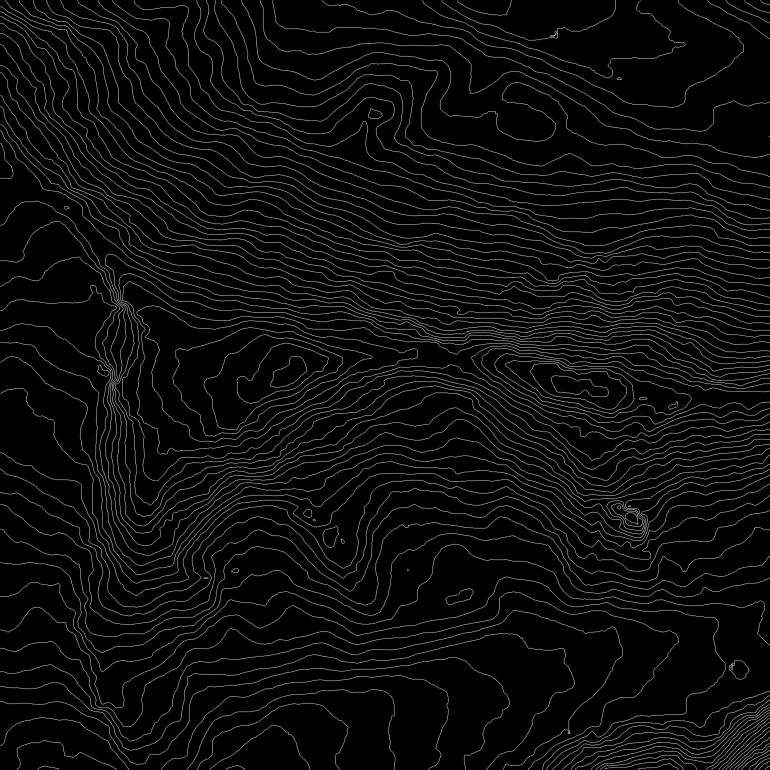
#> input picture contour_map/generated_maps/contour_final.png, 2310 x 2310 px (shown at 1/3 size)
$ python 2-generate-final-map.py
#> lines starting #> are read from the running program, lines starting #| are printed output that depends on the picture
import matplotlib.pyplot as plt
import matplotlib.image as mpimg
import os

# --- 1. SET YOUR PARAMETERS HERE ---

# Input files (Update these paths to match your folder structure)
# CONTOUR_MAP_FILE = 'generated_maps/submission-dark-mode-30-1.png'
CONTOUR_MAP_FILE = 'generated_maps/contour_final.png'
LAKE_OVERLAY_FILE = '../data/output/visualization_lakes_red_transparent.png'

# Output file
OUTPUT_FILE = 'generated_maps/submission_combined_contour_lake_map-2.png'

# Settings from your other script
BACKGROUND_COLOR = '#000000' # Black background
EXPORT_DPI = 300

# --- 2. THE SCRIPT ---
print("--- Starting Image Overlay ---")

# Create output directory if it doesn't exist
output_dir = os.path.dirname(OUTPUT_FILE)
if output_dir and not os.path.exists(output_dir):
    os.makedirs(output_dir)
    print(f"Created directory: {output_dir}")

# --- 3. Read the images ---
print(f"Reading base map: {CONTOUR_MAP_FILE}")
contour_img = mpimg.imread(CONTOUR_MAP_FILE)
#> contour_img is the input picture: shape (2310, 2310, 3) float32; min 0, max 1, mean 0.0422

print(f"Reading overlay: {LAKE_OVERLAY_FILE}")
lake_img = mpimg.imread(LAKE_OVERLAY_FILE)
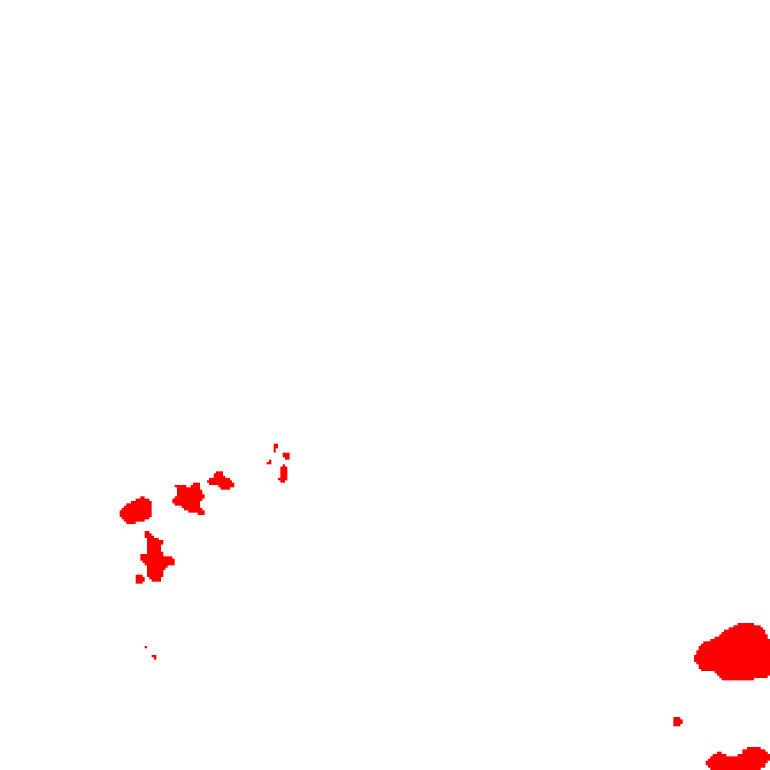
#> input picture data/output/visualization_lakes_red_transparent.png, 2310 x 2310 px (shown at 1/3 size)
#> lake_img is the input picture: shape (2310, 2310, 4) float32; mean R, G, B, A 1, 0.988, 0.988, 0.0123

# --- 4. Check Image Sizes ---
# This is a crucial check. If the images were created with 'bbox_inches=tight'
# from the same data, they should have identical pixel dimensions.
if contour_img.shape[:2] != lake_img.shape[:2]:
    print("!!! WARNING: Image shapes differ! Alignment may be incorrect. !!!")
    print(f"  Contour map shape: {contour_img.shape}")
    print(f"  Lake mask shape:   {lake_img.shape}")
    print("The script will continue, but you may need to resize one image.")

# --- 5. Plot and Overlay ---
print("Creating plot and overlaying images...")

# Create a plot figure, just like in your contour script
# The figsize is arbitrary since 'bbox_inches=tight' will crop it
fig, ax = plt.subplots(figsize=(10, 10), facecolor=BACKGROUND_COLOR)
ax.set_facecolor(BACKGROUND_COLOR)

# Plot the base contour map (layer 1)
ax.imshow(contour_img)

# Plot the lake overlay on top (layer 2)
# Matplotlib automatically respects the alpha channel (transparency)
ax.imshow(lake_img)

# --- 6. Crop and Export ---
ax.set_axis_off()

print(f"Saving final image to {OUTPUT_FILE} at {EXPORT_DPI} DPI...")
plt.savefig(
    OUTPUT_FILE,
    dpi=EXPORT_DPI,
    facecolor=BACKGROUND_COLOR,
    bbox_inches='tight',
    pad_inches=0
)
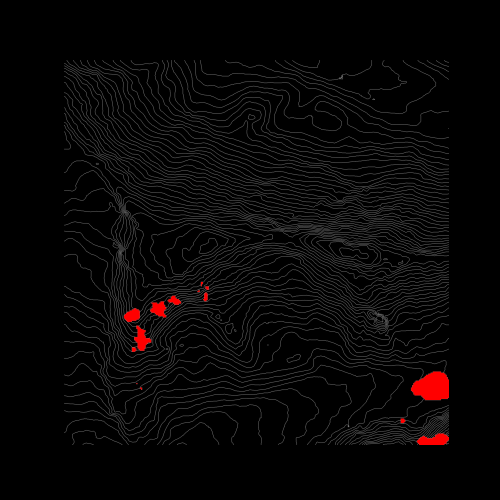
#> figure drawn by matplotlib, 1 panel

plt.close(fig) # Close the figure to free memory
print("\n--- SUCCESS! ---")
print("Done.")
